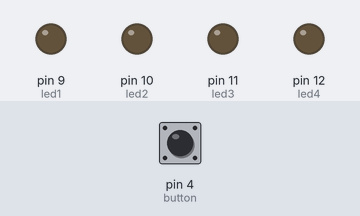
Recording of a sketch running on a simulated Arduino Uno, built with avr-gcc and run on an emulated ATmega328P. Shown: output pins drawn as LEDs (lit = HIGH). The inputs (shaded band) are chosen by the test bench; at power-on: pin 4 (button) LOW.

Above: at 1.2 s.
1.3 s: pin 4 (button) pulled HIGH for 1 s
At 1.45 s:
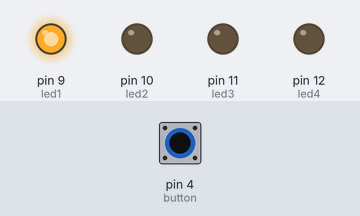
At 2.05 s:
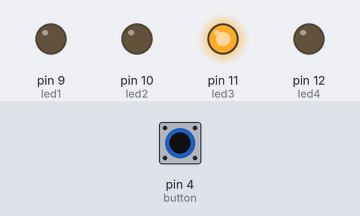
4.3 s: pin 4 (button) pulled HIGH for 3.2 s
At 5.1 s:
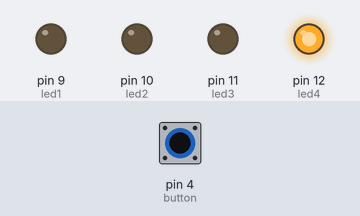
Timing chart, 0 to 9.1 s (numbered marks = the images above; inputs shaded):
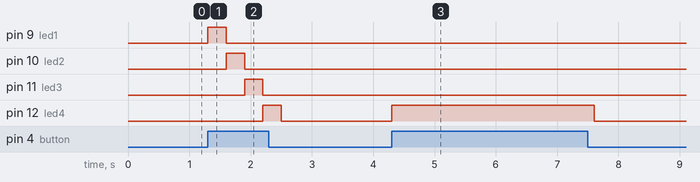

The sketch:

doublepress_boton.ino
```cpp
const int button  = 4;
int led1 = 9;
int led2 = 10;
int led3 = 11;
int led4 = 12;
  int j = 1, val = 0;
void setup() {
  pinMode(button, INPUT);
  pinMode(led1, OUTPUT);
  pinMode(led2, OUTPUT);
  pinMode(led3, OUTPUT);
  pinMode(led4, OUTPUT);
      button == LOW;
}

void loop() {


  val = digitalRead(button);
  Serial.println(val);

  digitalWrite(9, LOW); digitalWrite(10, LOW); digitalWrite(11, LOW); digitalWrite(12, LOW);
  if (val == 1) {
    if (j == 1) {
      digitalWrite(9, HIGH);
      digitalWrite(10, LOW);
      digitalWrite(11, LOW);
      digitalWrite(12, LOW);
      val = 0;
      j = 2;
      delay(300);
      button == LOW;
        Serial.println(j);
    }
    else digitalWrite(9, LOW);
  }
  else digitalWrite(9, LOW);
  if (val == 1) {
    if (j == 2) {
      digitalWrite(9, LOW);
      digitalWrite(10, HIGH);
      digitalWrite(11, LOW);
      digitalWrite(12, LOW);
      val = 0;
      j = 3;
      delay(300);
      button == LOW;
        Serial.println(j);
    }
  }
  else digitalWrite(9, LOW);
  if (val == 1) {
    if (j == 3) {
      digitalWrite(9, LOW);
      digitalWrite(10, LOW);
      digitalWrite(11, HIGH);
      digitalWrite(12, LOW);
      val = 0;
      j = 4;
      delay(300);
      button == LOW;
        Serial.println(j);
    }
  }
  else digitalWrite(9, LOW);
  if (val == 1) {
    if (j == 4) {
      digitalWrite(9, LOW);
      digitalWrite(10, LOW);
      digitalWrite(11, LOW);
      digitalWrite(12, HIGH);
      val = 1;
      delay(300);
      button == LOW;
        Serial.println(j);
    }
  }
  else digitalWrite(9, LOW);
}
```

Measured:
- after the input at 1.3 s, pin 9 (led1): LOW → HIGH at once, → LOW 0.30 s later; pin 10 (led2): LOW → HIGH after 0.30 s, → LOW 0.30 s later; pin 11 (led3): LOW → HIGH after 0.60 s, → LOW 0.30 s later; pin 12 (led4): LOW → HIGH after 0.90 s, → LOW 0.30 s later
- after the input at 4.3 s, pin 12 (led4): LOW → HIGH at once, → LOW 3.3 s later
